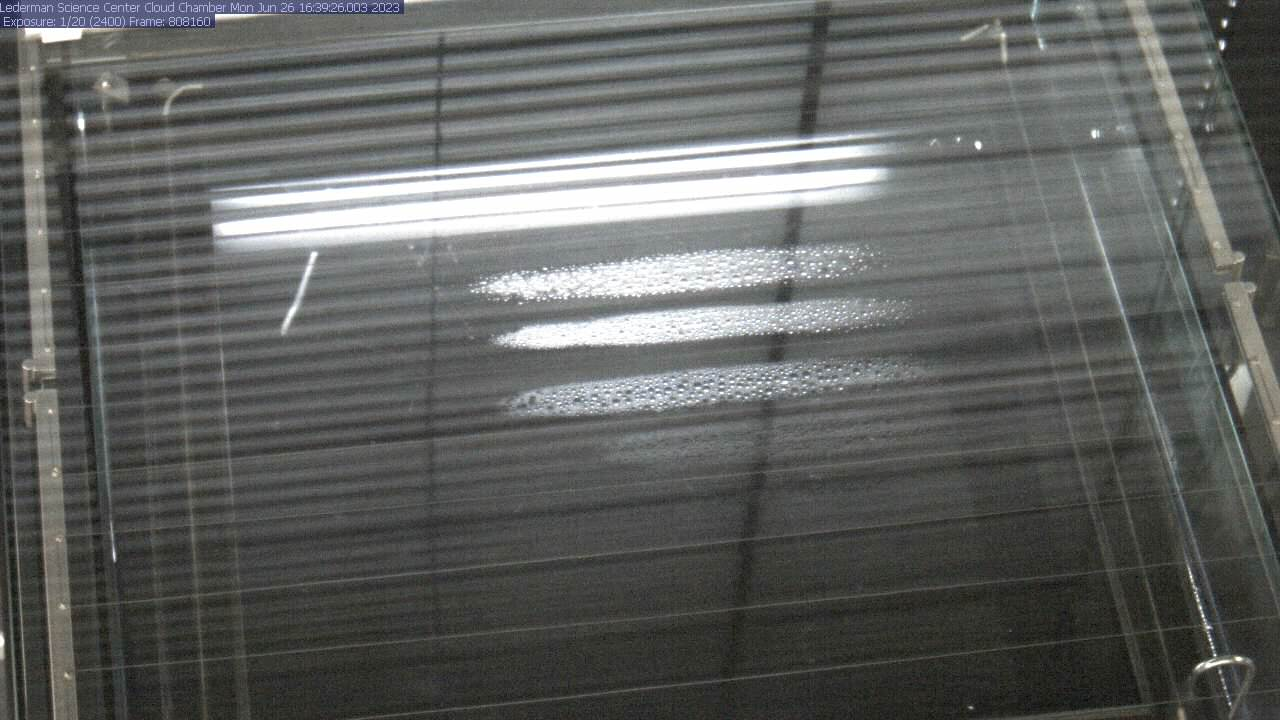
#> input picture dataManip/imgs/track2.png, 1280 x 720 px, found by its file name
$ python imgTesting.py
#> lines starting #> are read from the running program, lines starting #| are printed output that depends on the picture
imgPath = "MMBCReco/dataManip/imgs/track2.png"

from PIL import Image, ImageFilter
from PIL.ImageFilter import (
   BLUR, CONTOUR, DETAIL, EDGE_ENHANCE, EDGE_ENHANCE_MORE,
   EMBOSS, FIND_EDGES, SMOOTH, SMOOTH_MORE, SHARPEN
)
image = Image.open(imgPath)
#> image is the input picture: PIL image 1280x720 RGB; mean R, G, B 95.8, 97.4, 95.6
#image = image.filter(EMBOSS)
#image = image.filter(CONTOUR)
image = image.filter(EDGE_ENHANCE_MORE)
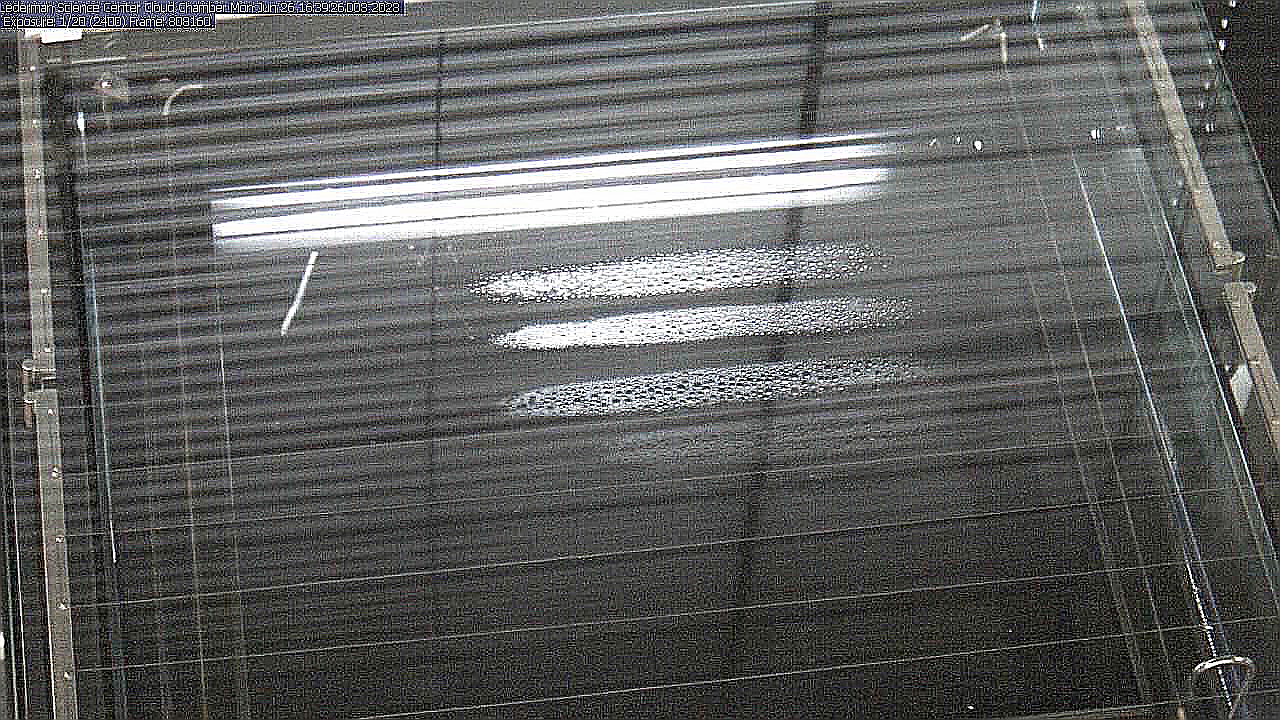
#> image: PIL image 1280x720 RGB; mean R, G, B 94.8, 96.3, 94.4
image.show()

$ run again, with dataManip/imgs/track1.png copied over dataManip/imgs/track2.png
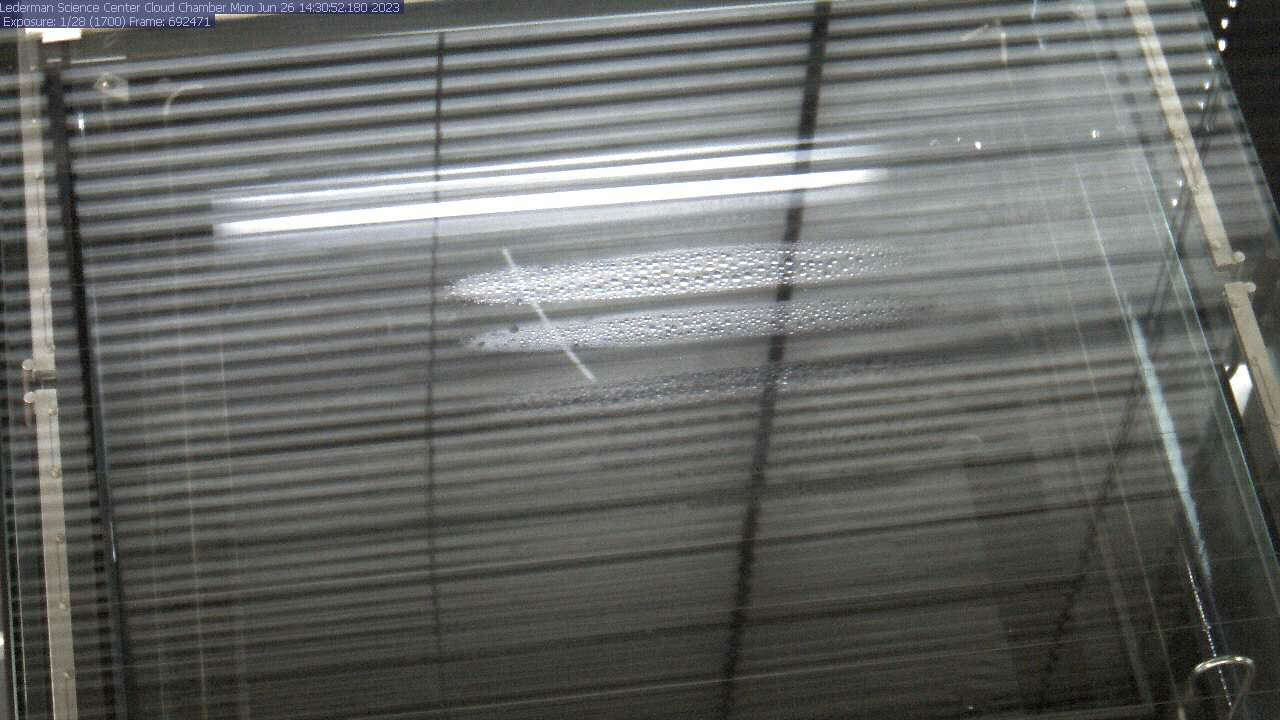
#> input picture dataManip/imgs/track1.png, 1280 x 720 px, found by its file name
#> image is the input picture: PIL image 1280x720 RGB; mean R, G, B 103.1, 105.1, 102.4
#> `image = image.filter(EDGE_ENHANCE_MORE)`:
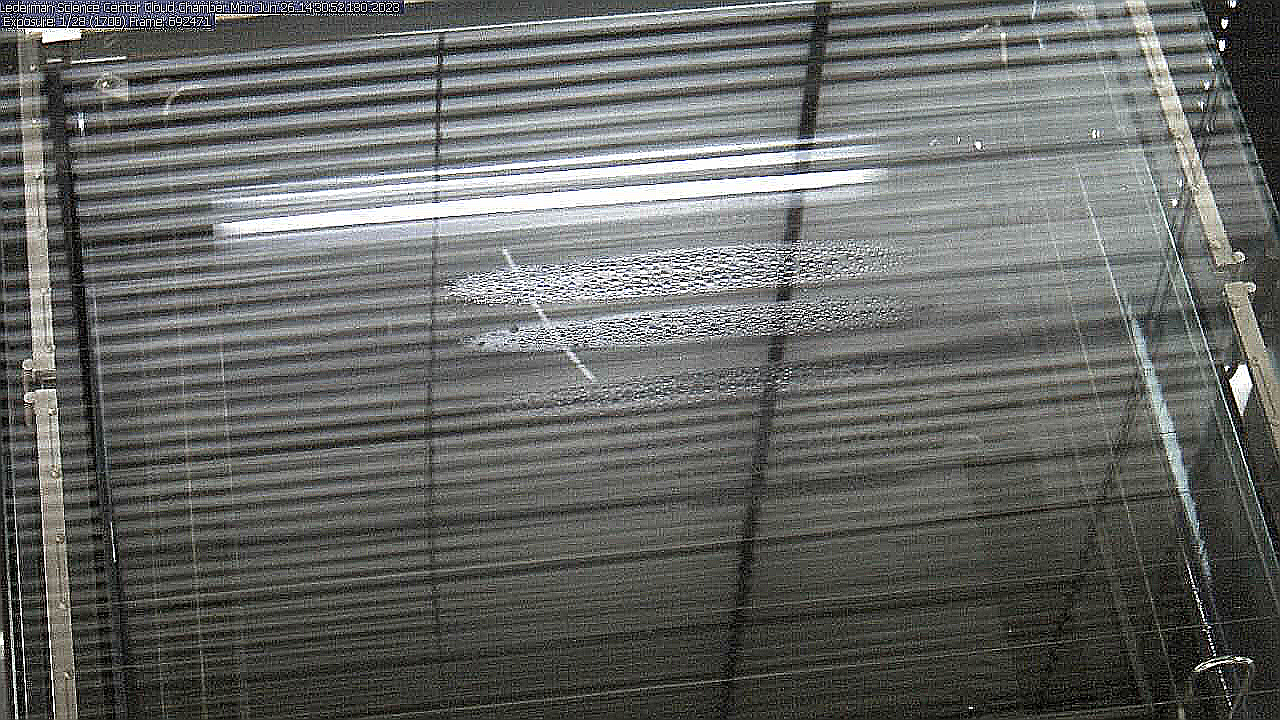
#> image: PIL image 1280x720 RGB; mean R, G, B 102.1, 104, 101.2
